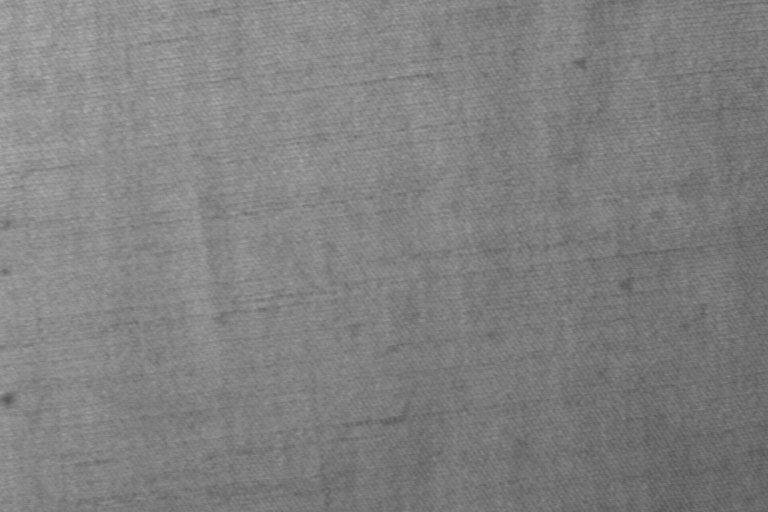
#> input picture imgs/A/c1r1e0n1.png, 768 x 512 px, given in place of c1r1e0n1.tif, which was not available
$ jupyter execute csv_creation.ipynb
#> lines starting #> are read from the running program, lines starting #| are printed output that depends on the picture; after the words box and inside, x2 and y2 are one past the last pixel; in counts of white or black regions, pixels touching at a corner belong together; pictures that were not available may be replaced by others from this repository, and a replacement may not be noted
[cell 1]
import cv2

import numpy as np
import pandas as pd
import matplotlib.pyplot as plt
from mpl_toolkits.mplot3d import Axes3D
from matplotlib import colors
from sklearn.cluster import KMeans

[cell 2]
image = cv2.imread("DATASET/A1/c1/r1/images/e0/c1r1e0n1.tif")
#> image is the input picture: shape (512, 768, 3); min 86, max 174, mean 128.5
image3 = cv2.imread("DATASET/A1/c3/r1/images/e0/c3r1e0n1.tif")
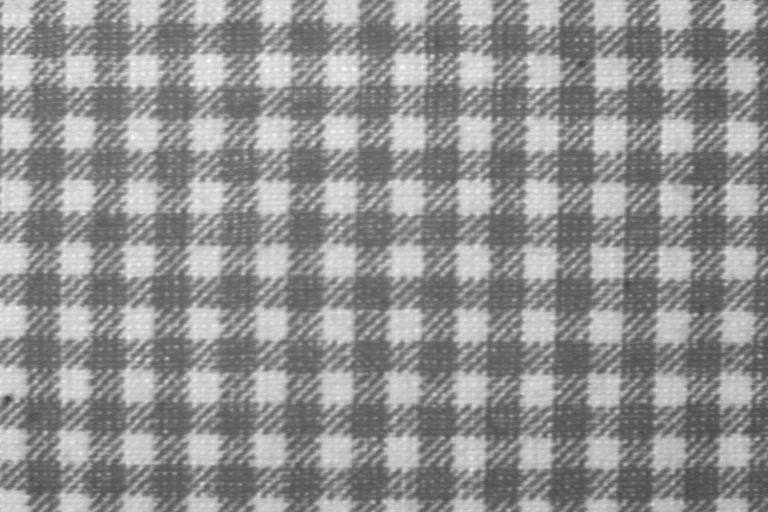
#> input picture imgs/A/c3r1e0n1.png, 768 x 512 px, given in place of c3r1e0n1.tif, which was not available
#> image3 is the input picture: shape (512, 768, 3); min 64, max 250, mean 145
image4 = cv2.imread("DATASET/A1/c4/r1/images/e0/c4r1e0n1.tif")
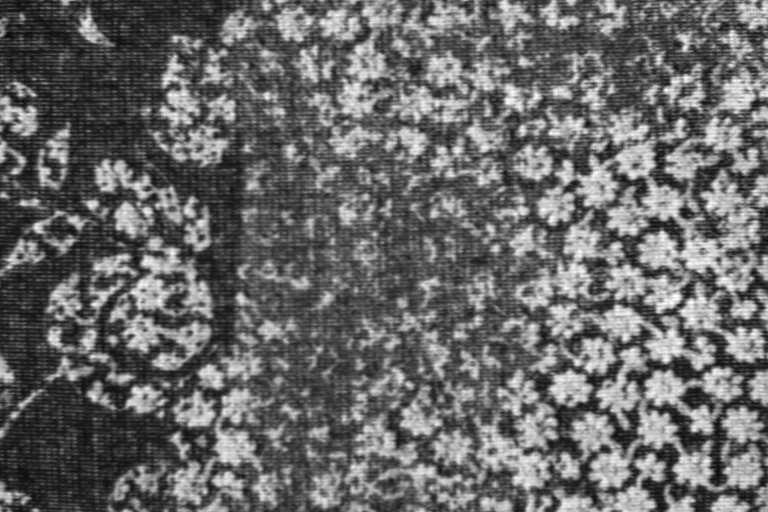
#> input picture imgs/A/c4r1e0n1.png, 768 x 512 px, given in place of c4r1e0n1.tif, which was not available
#> image4 is the input picture: shape (512, 768, 3); min 10, max 255, mean 104.7
image5 = cv2.imread("DATASET/A1/c1/r1/images/e0/c1r1e0n2.tif")
image6 = cv2.imread("DATASET/A1/c3/r1/images/e0/c3r1e0n2.tif")

# Grayscale to binary

(thresh, blackAndWhiteImage) = cv2.threshold(image, 127, 255, cv2.THRESH_BINARY)
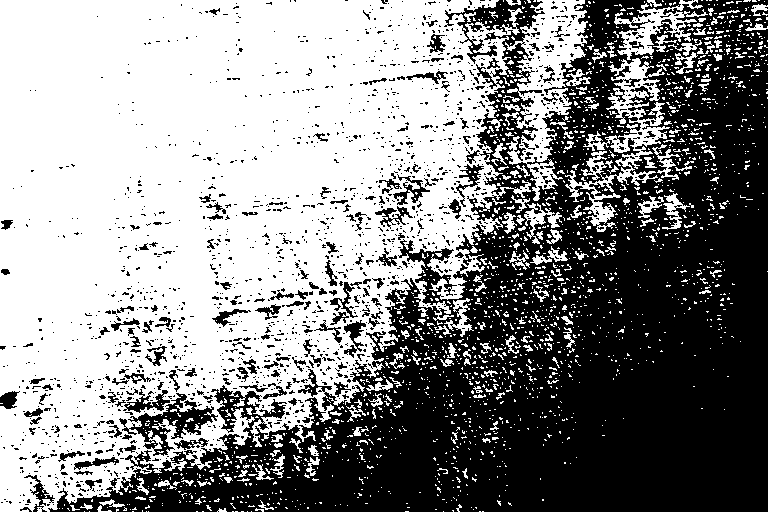
#> blackAndWhiteImage: shape (512, 768, 3); 54.8% white; 1771 black regions (1604 under 20 px), largest, box (x1, y1, x2, y2) and area: (48, 0, 768, 512) 159050, (119, 393, 218, 456) 1874, (123, 389, 170, 413) 423
(thresh, blackAndWhiteImage4) = cv2.threshold(image3, 127, 255, cv2.THRESH_BINARY)
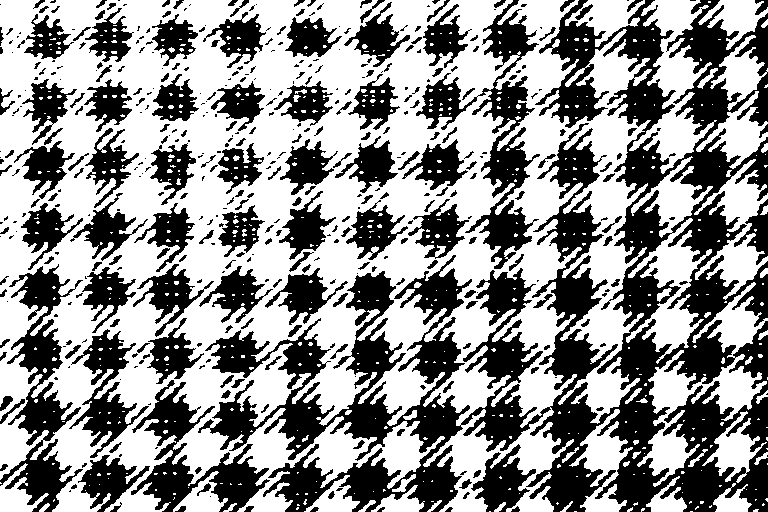
#> blackAndWhiteImage4: shape (512, 768, 3); 57.4% white; 435 black regions (219 under 20 px), largest, box (x1, y1, x2, y2) and area: (198, 0, 768, 512) 85937, (416, 0, 540, 269) 8094, (0, 264, 83, 512) 7181

[cell 3]
plt.imshow(image)
plt.show()
plt.imshow(image3)
plt.show()
plt.imshow(image4)
plt.show()

[cell 4]
from sewar.full_ref import mse, sam, psnr, uqi, ssim, ergas, scc, rase, sam, msssim, vifp

print("MSE: ", sam(image,image3))
#> (this line was passed over: sewar is not available in this run)
print("MSE: ", sam(image,image4))
#> (this line was passed over: sewar is not available in this run)
print("MSE: ", sam(image,image5))
#> (this line was passed over: sewar is not available in this run)
print("MSE: ", sam(image3,image6))
#> (this line was passed over: sewar is not available in this run)

[cell 5]
df = pd.read_csv("A1.csv")
#> (reads A1.csv from the repository)
